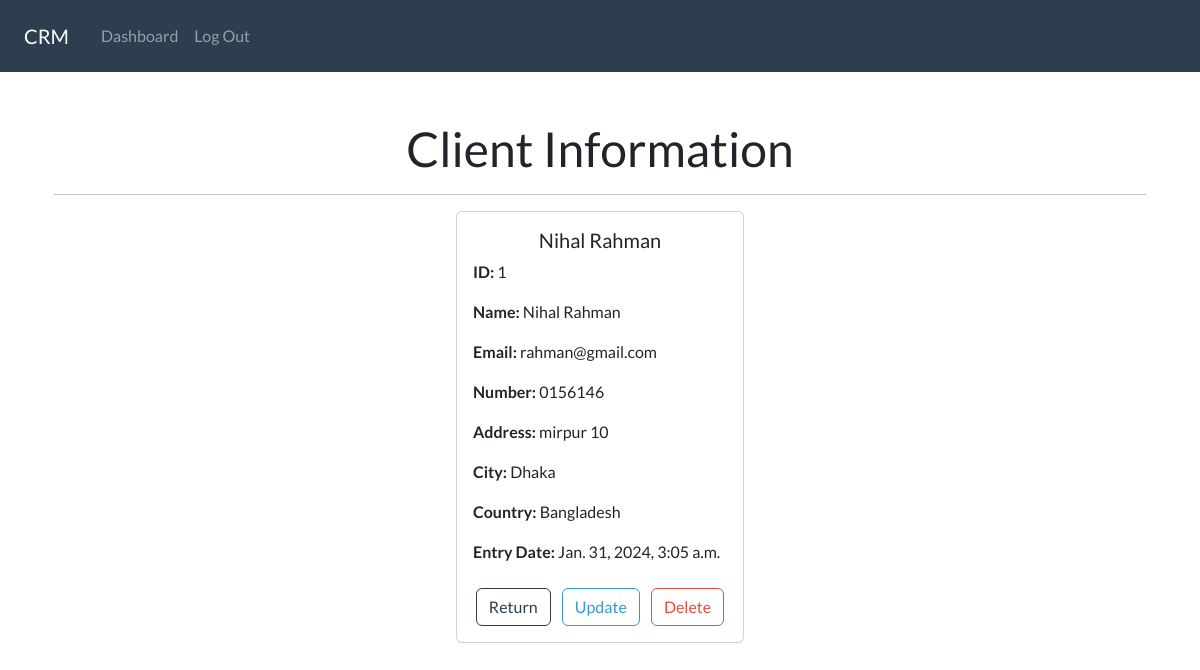
The app's page /view/1 (signed in) with its own data.
### client/models.py (models this page shows, shortened)
class ClientData(models.Model):
    creation_date = models.DateTimeField(auto_now_add=True)
    first_name = models.CharField(max_length=100)
    last_name = models.CharField(max_length=100)
    email = models.EmailField(max_length=50)
    phone = models.CharField(max_length=20)
    address = models.CharField(max_length=100)
    city = models.CharField(max_length=50)
    country = models.CharField(max_length=50)

### client/views.py (the view)
# urls.py: path('view/<int:pk>',views.view,name='view'),
@login_required(login_url='login')
def view(request,pk):
    all_data = ClientData.objects.get(id=pk)
    context={'data':all_data}
    return render(request,'client/view_data.html',context)

### client/templates/client/view_data.html
{% extends "client/base.html" %}
{% load static %}
{% block body %}
<div class="container mt-4">
    <h1 class="text-center">Client Information</h1>
    <hr>
    <div class="card mx-auto" style="max-width: 18rem;">
        <div class="card-body">
            <h5 class="card-title text-center">{{ data.first_name }} {{ data.last_name }}</h5>
            <p class="card-text"><strong>ID:</strong> {{ data.id }}</p>
            <p class="card-text"><strong>Name:</strong> {{ data.first_name }} {{ data.last_name }}</p>
            <p class="card-text"><strong>Email:</strong> {{ data.email }}</p>
            <p class="card-text"><strong>Number:</strong> {{ data.phone }}</p>
            <p class="card-text"><strong>Address:</strong> {{ data.address }}</p>
            <p class="card-text"><strong>City:</strong> {{ data.city }}</p>
            <p class="card-text"><strong>Country:</strong> {{ data.country }}</p>
            <p class="card-text"><strong>Entry Date:</strong> {{ data.creation_date }}</p>
            <div class="text-center mt-4">
                <a href="{% url 'dashboard' %}" class="btn btn-outline-primary">Return</a>
                <a href="{% url 'update' data.id %}" class="btn btn-outline-info mx-2">Update</a>
                <a href="{% url 'delete' data.id %}" class="btn btn-outline-danger">Delete</a>
            </div>
        </div>
    </div>
</div>
{% endblock %}

### static/css/style.css (style rules this page uses)
a { color: #007BFF; text-decoration: none; font-size: 14px; }

### records on screen
ClientData: first_name "Nihal", last_name "Rahman", id "1", email "rahman@gmail.com", phone "0156146", address "mirpur 10", city "Dhaka", country "Bangladesh", creation_date "Jan. 31, 2024, 3:05 a.m."
